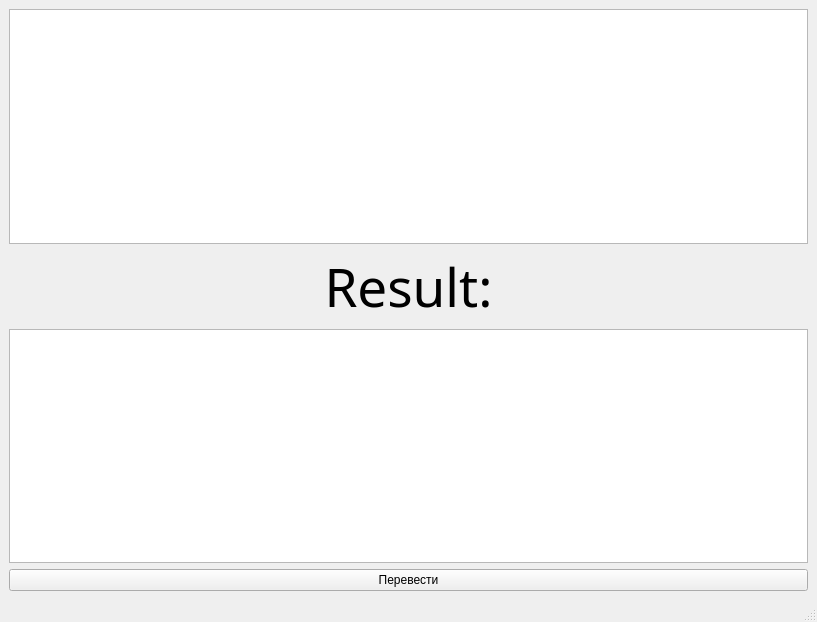
<?xml version="1.0" encoding="UTF-8"?>
<ui version="4.0">
 <class>MainWindow</class>
 <widget class="QMainWindow" name="MainWindow">
  <property name="geometry">
   <rect>
    <x>0</x>
    <y>0</y>
    <width>817</width>
    <height>622</height>
   </rect>
  </property>
  <property name="windowTitle">
   <string>Convertor from int to bin</string>
  </property>
  <widget class="QWidget" name="centralwidget">
   <layout class="QVBoxLayout" name="verticalLayout">
    <item>
     <widget class="QTextEdit" name="input">
      <property name="font">
       <font>
        <family>PT Mono</family>
        <pointsize>20</pointsize>
       </font>
      </property>
     </widget>
    </item>
    <item>
     <layout class="QHBoxLayout" name="horizontalLayout">
      <item>
       <widget class="QLabel" name="label">
        <property name="font">
         <font>
          <family>PT Mono</family>
          <pointsize>40</pointsize>
         </font>
        </property>
        <property name="text">
         <string>Result:</string>
        </property>
        <property name="alignment">
         <set>Qt::AlignCenter</set>
        </property>
       </widget>
      </item>
     </layout>
    </item>
    <item>
     <layout class="QHBoxLayout" name="horizontalLayout_2"/>
    </item>
    <item>
     <widget class="QTextEdit" name="result">
      <property name="font">
       <font>
        <family>PT Mono</family>
        <pointsize>20</pointsize>
       </font>
      </property>
      <property name="readOnly">
       <bool>true</bool>
      </property>
     </widget>
    </item>
    <item>
     <widget class="QPushButton" name="convert">
      <property name="text">
       <string>Перевести</string>
      </property>
     </widget>
    </item>
   </layout>
  </widget>
  <widget class="QMenuBar" name="menubar">
   <property name="geometry">
    <rect>
     <x>0</x>
     <y>0</y>
     <width>817</width>
     <height>37</height>
    </rect>
   </property>
  </widget>
  <widget class="QStatusBar" name="statusbar"/>
 </widget>
 <resources/>
 <connections/>
</ui>
